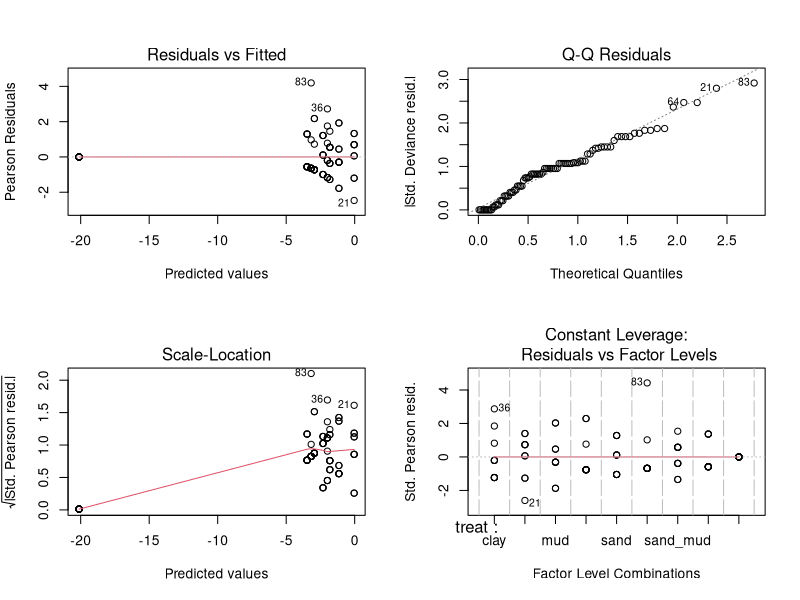
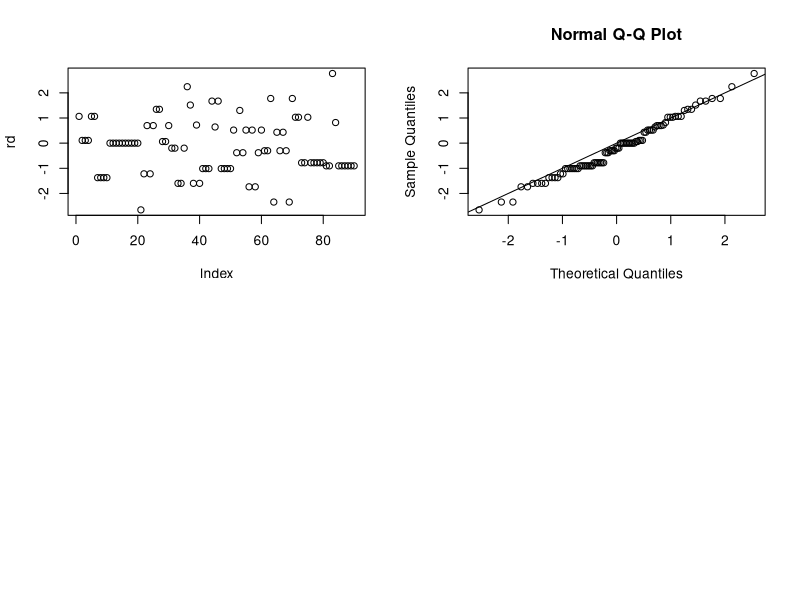

The R script that drew these images, in order:
## ---- chunk 1
data=read.csv ("resubmision/prolicovani_ruzne_substraty_2.csv", header=TRUE, sep=";") 

#explore the data
head(data)
str(data)

#put together some model
mod <- glm(cbind(succ, fail) ~ treat, data=data,family=binomial)
mod
summary(mod)
anova(mod, test="Ch")

#see what is going on with residuals
par(mfrow=c(2,2))
plot(mod)
rd=residuals(mod)
plot(rd)
qqnorm(residuals(mod, type="deviance"))
abline(a=0,b=1)
## ---- chunk 2
#back-transformation of coeficients for each treatment to mean survival probability
plogis (mod$coefficients[1]) #intercept (clay)
plogis (mod$coefficients[1]+mod$coefficients[2]) #control
plogis (mod$coefficients[1]+mod$coefficients[3]) #mud
plogis (mod$coefficients[1]+mod$coefficients[4]) #peat
plogis (mod$coefficients[1]+mod$coefficients[5]) #sand
plogis (mod$coefficients[1]+mod$coefficients[6]) #sand_clay
plogis (mod$coefficients[1]+mod$coefficients[7]) #sand_mud
plogis (mod$coefficients[1]+mod$coefficients[8]) #sand_peat
plogis (mod$coefficients[1]+mod$coefficients[9]) #topsoil

